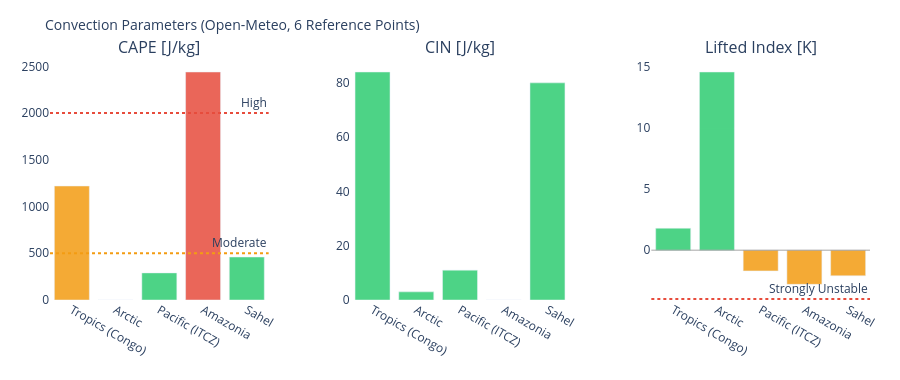

Notebook code for this chart:
### Markdown cell above
---
## 3. Visualizations

### Code cell
# ============================================================
# CAPE / CIN / LIFTED INDEX – Convection potential
# ============================================================

if not df_atm.empty:
    fig = make_subplots(
        rows=1, cols=3,
        subplot_titles=['CAPE [J/kg]', 'CIN [J/kg]', 'Lifted Index [K]'],
        horizontal_spacing=0.1
    )
    pts = df_atm['point'].tolist()
    pt_colors = ['#E85D24','#185FA5','#888780','#378ADD','#639922','#F2A623']

    # CAPE – höher = mehr Gewitterpotential
    cape_vals = df_atm['cape'].fillna(0).tolist()
    cape_colors = ['#e74c3c' if v > 2000 else '#f39c12' if v > 500 else '#2ecc71'
                   for v in cape_vals]
    fig.add_trace(go.Bar(x=pts, y=cape_vals, marker_color=cape_colors,
                         opacity=0.85, showlegend=False), row=1, col=1)
    fig.add_hline(y=2000, line_dash='dot', line_color='#e74c3c',
                  annotation_text='High', row=1, col=1)
    fig.add_hline(y=500,  line_dash='dot', line_color='#f39c12',
                  annotation_text='Moderate', row=1, col=1)

    # CIN – negativer = stärker gedeckelt (weniger Auslöse)
    cin_vals = df_atm['cin'].fillna(0).tolist()
    cin_colors = ['#e74c3c' if v < -200 else '#f39c12' if v < -50 else '#2ecc71'
                  for v in cin_vals]
    fig.add_trace(go.Bar(x=pts, y=cin_vals, marker_color=cin_colors,
                         opacity=0.85, showlegend=False), row=1, col=2)

    # Lifted Index – negativ = instabil
    li_vals = df_atm['li'].fillna(0).tolist()
    li_colors = ['#e74c3c' if v < -4 else '#f39c12' if v < 0 else '#2ecc71'
                 for v in li_vals]
    fig.add_trace(go.Bar(x=pts, y=li_vals, marker_color=li_colors,
                         opacity=0.85, showlegend=False), row=1, col=3)
    fig.add_hline(y=0, line_color='gray', line_width=0.7, row=1, col=3)
    fig.add_hline(y=-4, line_dash='dot', line_color='#e74c3c',
                  annotation_text='Strongly Unstable', row=1, col=3)

    fig.update_layout(
        title=dict(text='Convection Parameters (Open-Meteo, 6 Reference Points)', font=dict(size=14)),
        height=380, plot_bgcolor='rgba(0,0,0,0)', paper_bgcolor='rgba(0,0,0,0)',
        margin=dict(l=50, r=30, t=60, b=80)
    )
    fig.update_xaxes(tickangle=30)
    fig.show()

### Figure 1 — Plotly figure (JSON) as saved in the notebook; plotly's stock layout.template omitted (floating-point values rounded to 4 significant figures)
{"data": [{"marker": {"color": ["#f39c12", "#2ecc71", "#2ecc71", "#e74c3c", "#2ecc71"]}, "opacity": 0.85, "showlegend": false, "type": "bar", "x": ["Tropics (Congo)", "Arctic", "Pacific (ITCZ)", "Amazonia", "Sahel"], "xaxis": "x", "y": [1220.0, 0.0, 290.0, 2440.0, 460.0], "yaxis": "y"}, {"marker": {"color": ["#2ecc71", "#2ecc71", "#2ecc71", "#2ecc71", "#2ecc71"]}, "opacity": 0.85, "showlegend": false, "type": "bar", "x": ["Tropics (Congo)", "Arctic", "Pacific (ITCZ)", "Amazonia", "Sahel"], "xaxis": "x2", "y": [84.0, 3.0, 11.0, 0.0, 80.0], "yaxis": "y2"}, {"marker": {"color": ["#2ecc71", "#2ecc71", "#f39c12", "#f39c12", "#f39c12"]}, "opacity": 0.85, "showlegend": false, "type": "bar", "x": ["Tropics (Congo)", "Arctic", "Pacific (ITCZ)", "Amazonia", "Sahel"], "xaxis": "x3", "y": [1.8, 14.6, -1.7, -2.8, -2.1], "yaxis": "y3"}], "layout": {"annotations": [{"font": {"size": 16}, "showarrow": false, "text": "CAPE [J/kg]", "x": 0.1333, "xanchor": "center", "xref": "paper", "y": 1.0, "yanchor": "bottom", "yref": "paper"}, {"font": {"size": 16}, "showarrow": false, "text": "CIN [J/kg]", "x": 0.5, "xanchor": "center", "xref": "paper", "y": 1.0, "yanchor": "bottom", "yref": "paper"}, {"font": {"size": 16}, "showarrow": false, "text": "Lifted Index [K]", "x": 0.8667, "xanchor": "center", "xref": "paper", "y": 1.0, "yanchor": "bottom", "yref": "paper"}, {"showarrow": false, "text": "High", "x": 1, "xanchor": "right", "xref": "x domain", "y": 2000, "yanchor": "bottom", "yref": "y"}, {"showarrow": false, "text": "Moderate", "x": 1, "xanchor": "right", "xref": "x domain", "y": 500, "yanchor": "bottom", "yref": "y"}, {"showarrow": false, "text": "Strongly Unstable", "x": 1, "xanchor": "right", "xref": "x3 domain", "y": -4, "yanchor": "bottom", "yref": "y3"}], "height": 380, "margin": {"b": 80, "l": 50, "r": 30, "t": 60}, "paper_bgcolor": "rgba(0,0,0,0)", "plot_bgcolor": "rgba(0,0,0,0)", "shapes": [{"line": {"color": "#e74c3c", "dash": "dot"}, "type": "line", "x0": 0, "x1": 1, "xref": "x domain", "y0": 2000, "y1": 2000, "yref": "y"}, {"line": {"color": "#f39c12", "dash": "dot"}, "type": "line", "x0": 0, "x1": 1, "xref": "x domain", "y0": 500, "y1": 500, "yref": "y"}, {"line": {"color": "gray", "width": 0.7}, "type": "line", "x0": 0, "x1": 1, "xref": "x3 domain", "y0": 0, "y1": 0, "yref": "y3"}, {"line": {"color": "#e74c3c", "dash": "dot"}, "type": "line", "x0": 0, "x1": 1, "xref": "x3 domain", "y0": -4, "y1": -4, "yref": "y3"}], "title": {"font": {"size": 14}, "text": "Convection Parameters (Open-Meteo, 6 Reference Points)"}, "xaxis": {"anchor": "y", "domain": [0.0, 0.2667], "tickangle": 30}, "xaxis2": {"anchor": "y2", "domain": [0.3667, 0.6333], "tickangle": 30}, "xaxis3": {"anchor": "y3", "domain": [0.7333, 1.0], "tickangle": 30}, "yaxis": {"anchor": "x", "domain": [0.0, 1.0]}, "yaxis2": {"anchor": "x2", "domain": [0.0, 1.0]}, "yaxis3": {"anchor": "x3", "domain": [0.0, 1.0]}}}
